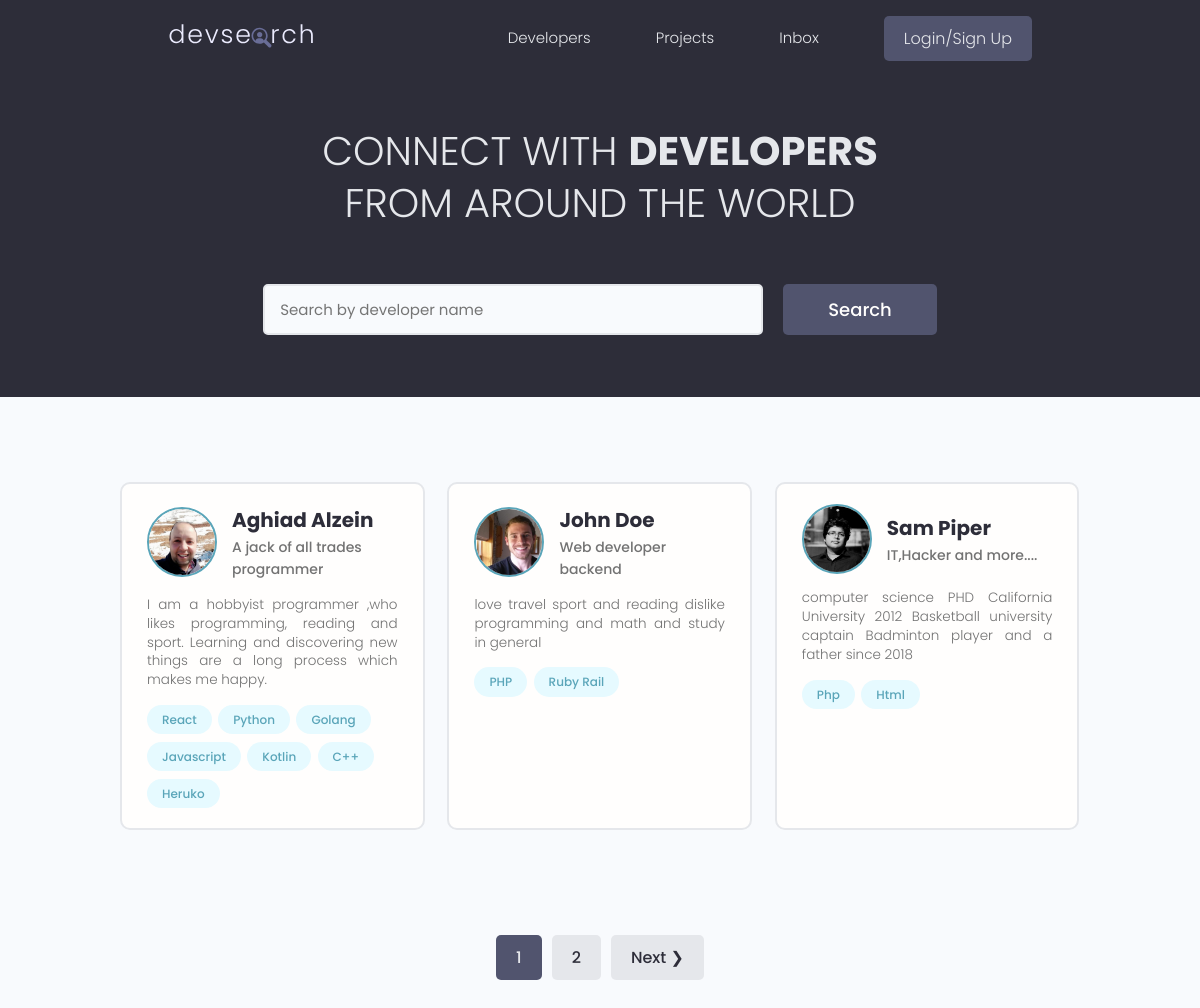
The page / on the database its author committed.
### users/models.py (models this page shows, shortened)
class Profile(models.Model):
    user=models.OneToOneField(User,on_delete=models.CASCADE,null=True,blank=True)
    name=models.CharField(max_length=200,null=True,blank=True)
    email=models.EmailField(max_length=200,null=True,blank=True)
    username=models.CharField(max_length=200,blank=True,null=True)
    location=models.CharField(max_length=200,blank=True,null=True)
    short_intro=models.CharField(max_length=200,null=True,blank=True)
    bio=models.TextField(blank=True,null=True)
    profile_image=models.ImageField(blank=True,null=True,upload_to='profiles/',default='profiles/user-default.png')
    social_github=models.CharField(max_length=200,null=True,blank=True)
    social_twitter=models.CharField(max_length=200,null=True,blank=True)
    social_linkedin=models.CharField(max_length=200,null=True,blank=True)
    social_youtube=models.CharField(max_length=200,null=True,blank=True)
    social_website=models.CharField(max_length=200,null=True,blank=True)
    created=models.DateTimeField(auto_now_add=True)
    id=models.UUIDField(editable=False,primary_key=True,default=uuid.uuid4,unique=True)

class Skill(models.Model):
    owner=models.ForeignKey(
        Profile,on_delete=models.CASCADE,null=True,blank=True)
    name=models.CharField(max_length=200,null=True,blank=True)
    description=models.TextField(null=True,blank=True)
    created=models.DateTimeField(auto_now_add=True)
    id=models.UUIDField(
        default=uuid.uuid4,primary_key=True,unique=True,editable=False)

### users/views.py (the view)
# urls.py: path('',views.profiles,name='profiles'),
def profiles(request):
    profiles,search_query=searchProfiles(request)
    custom_range,profiles=paginateData(request,profiles,3)
    context = {'profiles':profiles,'search_query':search_query,"custom_range":custom_range}
    return render(request,'users/profiles.html',context)

### users/utils.py (called while the page is built)
def searchProfiles(request):
    search_query=""
    if request.GET.get('search_query'):
        search_query=request.GET.get('search_query')
    skills=Skill.objects.filter(name__icontains=search_query)
    profiles=Profile.objects.distinct().filter(
        Q(name__icontains=search_query) |
        Q(short_intro__icontains=search_query)|
        Q(skill__in=skills)
        )
    return profiles,search_query

def paginateData(request,profiles,results):
    paginator=Paginator(profiles,results)
    page=request.GET.get("page")
    try:
        profiles=paginator.page(page)
    except PageNotAnInteger:
        page=1
        profiles=paginator.page(page)
    except EmptyPage:
        page=1
        profiles=paginator.page(page)
    leftIndex=int(page)-2
    if leftIndex<1:
        leftIndex=1
    rightIndex=int(page)+2
    if rightIndex>paginator.num_pages:
        rightIndex=paginator.num_pages
    custom_range=range(leftIndex,rightIndex+1)
    return custom_range,profiles

### users/templates/users/profiles.html (shortened to what this page needs)
{% extends 'main.html' %}
{% block content%}
<main class="home">
    <section class="hero-section text-center">
      <div class="container container--narrow">
        <div class="hero-section__box">
          <h2>CONNECT WITH <span>DEVELOPERS</span></h2>
          <h2>FROM AROUND THE WORLD</h2>
        </div>
        <div class="hero-section__search">
          <form id="searchForm" class="form" action="{% url 'profiles' %}" method="get">
            <div class="form__field">
              <input class="input input--text" id="formInput#search" type="text" name="search_query"
                placeholder="Search by developer name" value="{{search_query}}"/>
            </div>
            <input class="btn btn--sub btn--lg" type="submit" value="Search" />
          </form>
        </div>
      </div>
    </section>
    <section class="devlist">
      <div class="container">
        <div class="grid grid--three">
            {% for profile in profiles %}
          <div class="column card">
            <div class="dev">
              <a href="{% url 'user-profile' profile.id %}" class="card__body">
                <div class="dev__profile">
                  <img class="avatar avatar--md" src="{{profile.profile_image.url}}" alt="image" />
                  <div class="dev__meta">
                    <h3>{{profile.name}}</h3>
                    <h5>{{profile.short_intro|slice:"60"}}</h5>
                  </div>
                </div>
                <p class="dev__info">{{profile.bio|slice:"150"}}</p>
                <div class="dev__skills">
                    {% for skill in profile.skill_set.all %}
                  <span class="tag tag--pill tag--main">
                    <small>{{skill.name}}</small>
                  </span>
                {% endfor S%}
                </div>
              </a>
            </div>
          </div>
          {% endfor %}
        </div>
      </div>
    </section>
    {% include 'pagination.html' with querySet=profiles custom_range=custom_range %}
  </main>
{% endblock %}

### static/styles/app.css (style rules this page uses)
:root { --color-sub: #2d2d39; }
.btn--sub { background-color: var(--color-sub-light); }
.card { border: 2px solid var(--color-light); }
img { width: 100%; }
.hero-section { height: 40vh; display: flex; align-items: center; background-color: var(--color-sub); }
.hero-section__box { margin-bottom: 4rem; }
.hero-section__box > h2, .hero-section__box > h2 > span { font-size: 4rem; color: var(--color-light); line-height: 1.3; text-transform: uppercase; }
.hero-section__box > h2 { font-weight: 300; }
.hero-section__box > h2 > span { font-weight: 700; }
.hero-section__search > .form { display: flex; align-items: center; justify-content: center; gap: 2rem; }
.hero-section__search > .form input.input--text { width: 50rem; }
.devlist { margin-top: 8rem; }
.devlist .grid { align-items: stretch; }
.devlist .dev .dev__profile { display: flex; align-items: center; gap: 1.5rem; }
.devlist .dev .dev__meta h3 { color: var(--color-sub); font-size: 2rem; font-weight: 700; }
.devlist .dev .dev__meta h5 { color: var(--color-text); font-size: 1.4rem; font-weight: 500; }
.devlist .dev .dev__info { margin: 1.5rem 0; font-size: 1.35rem; line-height: 1.4; text-align: justify; }

### static/uikit/styles/modules/_variables.css (style rules this page uses)
:root { --color-main: #5aa5b9; --color-main-light: #e6faff; --color-sub: #3f4156; --color-sub-light: #51546e; --color-sub-lighter: #ededfd; --color-text: #737373; --color-gray: #8b8b8b; --color-light: #e5e7eb; --color-light-gray: #767676; --color-bg: #f8fafd; --color-white: #fffefd; --color-white-light: #f3f3f3; --color-success: #359e64; --color-success-bg: #def8e8; --color-error: #fc4b0b; --color-error-bg: #fff2ee; --font-base: 'Poppins', arial, helvetica, 'Segoe UI', roboto, ubuntu, sans-serif; --font-monospace: 'Fira Code', 'Courier New', courier, monospace; --font-regular: 300; --font-medium: 500; --font-bold: 700; --generic-shadow: 1px 1px 5px #00000010; --generic-transition: all 0.3s ease-in-out; }

### static/uikit/styles/modules/_base.css (style rules this page uses)
* { margin: 0; padding: 0; box-sizing: border-box; text-rendering: optimizeLegibility; color: inherit; font-size: inherit; }
html { font-size: 50%; }
@media only screen and (min-width: 480px) { html { font-size: 56.25%; } }
@media only screen and (min-width: 1200px) { html { font-size: 62.5%; } }
body { line-height: 1.6; font-weight: 400; font-size: 1.5rem; color: var(--color-text); background-color: var(--color-bg); min-height: 100vh; }

### static/uikit/styles/modules/_typography.css (style rules this page uses)
* { font-family: var(--font-base); }
h2 { font-size: 3.6rem; font-weight: var(--font-bold); }
h3 { font-size: 3.2rem; font-weight: var(--font-medium); }
h5 { font-size: 2.4rem; font-weight: var(--font-medium); }
h5, h6 { font-weight: var(--font-regular); }
p, span, strong { font-size: 1.6rem; color: var(--color-text); font-weight: var(--font-regular); }
a { padding-bottom: 2px; text-decoration: none; display: inline-block; color: var(--color-main); font-weight: var(--font-medium); }

### static/uikit/styles/modules/_utilities.css (style rules this page uses)
.container { width: 92%; max-width: 165rem; margin: 0 auto; box-sizing: border-box; }
.container--narrow { width: 92%; max-width: 120rem; }
@media screen and (min-width: 1000px) { .container { width: 90%; } }
@media screen and (min-width: 1000px) { .container--narrow { width: 85%; } }
@media screen and (min-width: 1200px) { .container { width: 80%; } }
@media screen and (min-width: 1200px) { .container--narrow { width: 72%; } }
.text-center { text-align: center; }

### static/uikit/styles/modules/_avatar.css (style rules this page uses)
.avatar { border-radius: 50%; border: 2px solid var(--color-main); object-fit: cover; }
.avatar--md { height: 7rem; width: 7rem; }

### static/uikit/styles/modules/_button.css (style rules this page uses)
.btn { display: inline-block; position: relative; cursor: pointer; background-color: var(--color-light); font-weight: var(--font-medium); color: var(--color-sub); text-decoration: none; padding: 1rem 2rem; border-radius: 0.5rem; border: none; width: -webkit-fit-content; width: -moz-fit-content; width: fit-content; height: -webkit-fit-content; height: -moz-fit-content; height: fit-content; font-size: 1.6rem; outline-width: 0; outline-color: transparent; -webkit-backface-visibility: hidden; backface-visibility: hidden; transition: all 0.3s ease-in-out; }
.btn--sub { background-color: var(--color-sub); color: var(--color-white); }
.btn--lg { font-size: 1.8rem; padding: 1.2rem 4.5rem; }

### static/uikit/styles/modules/_card.css (style rules this page uses)
.card { border-radius: 1rem; background-color: var(--color-white); border: 1.5px solid var(--color-light); width: auto; height: auto; margin-top: 0.5rem; margin-bottom: 0.5rem; overflow: hidden; }
.card__body, .card__header { padding: 2rem 2.5rem; }

### rows shown on the page
Profile: profile_image (picture), name "Aghiad Alzein", short_intro "A jack of all trades programmer", bio "I am a hobbyist programmer ,who likes programming, reading and sport. Learning and discovering new things are a long process which makes me happy."
Skill: name "React"
Skill: name "Python"
Skill: name "Golang"
Skill: name "Javascript"
Skill: name "Kotlin"
Skill: name "C++"
Skill: name "Heruko"
Profile: profile_image (picture), name "John Doe", short_intro "Web developer backend", bio "love travel sport and reading dislike programming and math and study in general"
Skill: name "PHP"
Skill: name "Ruby Rail"
Profile: profile_image (picture), name "Sam Piper", short_intro "IT,Hacker and more....", bio "computer science PHD California University 2012 Basketball university captain Badminton player and a father since 2018"
Skill: name "Php"
Skill: name "Html"

### other values the page prints
{{ page }} "1"
{{ page }} "2"
